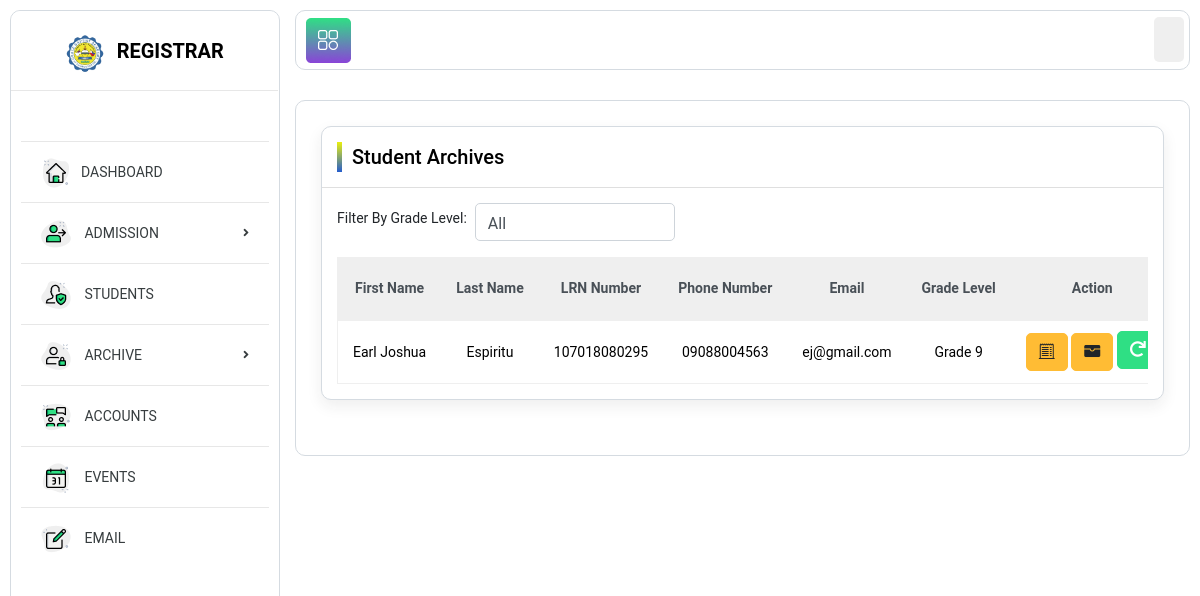
Screenshot of /tarchive_estudent.php with the database file from the repository.
### tables this page shows
CREATE TABLE `archive` (
  `id` int(11) NOT NULL,
  `student_id` varchar(255) NOT NULL,
  `firstname` varchar(255) NOT NULL,
  `lastname` varchar(255) NOT NULL,
  `middlename` varchar(255) NOT NULL,
  `LRN` varchar(255) NOT NULL,
  `birthday` date NOT NULL,
  `PSA` varchar(255) NOT NULL,
  `religion` varchar(255) NOT NULL,
  `gender` varchar(255) NOT NULL,
  `phonenumber` varchar(255) NOT NULL,
  `emailaddress` varchar(255) NOT NULL,
  `homeaddress` varchar(255) NOT NULL,
  `grade` varchar(255) NOT NULL,
  `fatherName` varchar(255) NOT NULL,
  `fatherNumber` varchar(255) NOT NULL,
  `motherName` varchar(255) NOT NULL,
  `motherNumber` varchar(255) NOT NULL,
  `currentdate` date NOT NULL
);

### tarchive_estudent.php (the view, shortened to what this page needs)
<?php
include 'dbconnection.php';
?>
<!DOCTYPE html>
<html lang="en">
<head>
<link rel="stylesheet" href="https://cdn.jsdelivr.net/npm/bootstrap-icons@1.11.3/font/bootstrap-icons.min.css">
<link href="https://cdn.jsdelivr.net/npm/bootstrap@5.3.3/dist/css/bootstrap.min.css" rel="stylesheet">
<link rel="stylesheet" href="https://cdn.datatables.net/2.1.8/css/dataTables.dataTables.css">
<link rel="stylesheet" href="https://cdn.datatables.net/buttons/3.2.0/css/buttons.dataTables.css">
<link href="../../../../css?family=Roboto:300,400,500,700,900" rel="stylesheet">
<link rel="stylesheet" href="assets/css/bootstrap.min.css">
<link rel="stylesheet" href="assets/plugins/fontawesome/css/all.min.css">
<link rel="stylesheet" href="assets/plugins/fontawesome/css/fontawesome.min.css">
<link rel="stylesheet" href="assets/css/fullcalendar.min.css">
<link rel="stylesheet" href="assets/css/dataTables.bootstrap4.min.css">
<link rel="stylesheet" href="assets/plugins/morris/morris.css">
<link rel="stylesheet" href="assets/css/style.css">
</head>
<body>
<div class="main-wrapper">
<div class="header-outer">
<div class="header">
<a id="toggle_btn" class="float-left" href="javascript:void(0);">
<img src="assets/img/sidebar/icon-21.png" alt="">
</a>
<ul class="nav user-menu float-right">
 <li class="nav-item dropdown has-arrow">
<a href="#" class=" nav-link user-link" data-toggle="dropdown">
</a>
</li>
</ul>
</div>
</div>
<div class="sidebar" id="sidebar">
<div class="sidebar-inner slimscroll">
<div id="sidebar-menu" class="sidebar-menu">
<div class="header-left">
<a href="#" class="logo">
<img src="img/logo1.png" width="40" height="40" alt="" class="">
<span class="text-uppercase ms-2 mt-5">Registrar</span>
</a>
</div>
<ul class="sidebar-ul">
<li class="menu-title"></li>
<li class="">
<a href="admin.php"><img src="assets/img/sidebar/icon-1.png" alt="icon"><span>Dashboard</span></a>
</li>
<li class="submenu">
  <a href="javascript:void(0);"><img src="assets/img/sidebar/icon-2.png" alt="icon"> <span> Admission</span> <span class="menu-arrow"></span></a>
</li>
<li class="">
  <a href="tstudent.php"><img src="assets/img/sidebar/icon-10.png" alt="icon"> <span> Students</span> <span class=""></span></a>
</li>
<li class="submenu">
  <a href="#"><img src="assets/img/sidebar/icon-3.png" alt="icon"><span> Archive </span> <span class="menu-arrow"></span></a>
</li>
<li class="">
  <a href="account_table.php"><img src="assets/img/sidebar/icon-4.png" alt="icon"> <span>Accounts</span> <span class=""></span></a>
</li>
<li class="">
  <a href="events.php"><img src="assets/img/sidebar/icon-6.png" alt="icon"> <span>Events</span> <span class=""></span></a>
</li>
<li class="">
  <a href="email.php"><img src="assets/img/sidebar/icon-17.png" alt="icon"> <span>Email</span> <span class=""></span></a>
</li>
</ul>
</div>
</div>
</div>
<div class="page-wrapper">
<div class="content container-fluid">
<div class="page-header">
<div class="row">
<div class="col-12">
<div class="card">
<div class="card-header">
<div class="row align-items-center">
<div class="col-sm-6">
<div class="page-title">
Student Archives
</div>
</div>
</div>
</div>
<div class="card-body">
    <div class="row">
        <div class="col-lg-12 col-md-12 col-sm-12 col-12">
    <div class="d-flex align-items-center mb-3">
        <label for="gradeFilter" class="me-2">Filter By Grade Level:</label>
        <select id="gradeFilter" class="form-control" style="width: 200px;">
            <option value="">All</option>
        </select>
    </div>
            <div class="table-responsive">
                <table id="earchiveTable" class="table custom-table">
                    <thead class="thead-light">
                        <tr>
                            <th class="text-center">First Name</th>
                            <th class="text-center">Last Name</th>
                            <th class="text-center">LRN Number</th>
                            <th class="text-center">Phone Number</th>
                            <th class="text-center">Email</th>
                            <th class="text-center">Grade Level</th>
                            <th class="text-center">Action</th>
                        </tr>
                    </thead>
                    <tbody>
                        <?php
                        $query3 = "SELECT * FROM archive";
                        $statement3 = $conn->prepare($query3);
                        $statement3->execute();
                        $result3 = $statement3->fetchAll();
                        if ($result3) {
                            foreach ($result3 as $row3) {
                        ?>
                                <tr>
                                    <td class="text-center"><?= $row3['firstname']; ?></td>
                                    <td class="text-center"><?= $row3['lastname']; ?></td>
                                    <td class="text-center"><?= $row3['LRN']; ?></td>
                                    <td class="text-center"><?= $row3['phonenumber']; ?></td>
                                    <td class="text-center"><?= $row3['emailaddress']; ?></td>
                                    <td class="text-center"><?= $row3['grade']; ?></td>
                                    <td class="text-center">
                                        <form action="process.php" method="POST">
                                            <button type="button" class="btn btn-warning" data-bs-toggle="modal" data-bs-target="#exampleModal<?= $row3['id']; ?>">
                                                <i class="bi bi-receipt-cutoff"></i>
                                            </button>
                                            <button type="button" class="btn btn-warning" data-bs-toggle="modal" data-bs-target="#payment<?= $row3['id']; ?>">
                                                <i class="bi bi-wallet-fill"></i>
                                            </button>
                                            <button type="submit" class="btn btn-primary btn mb-1" onclick="return confirm('Are you sure you want to recover this data?');" name="return" value="<?= $row3['id'] ?>">
                                                <i class="fa fa-redo"></i>
                                            </button>
                                        </form>
                                    </td>
                                </tr>
                        <?php
                            }
                        } else {
                        ?>
                            <tr>
                                <td colspan="7">No Record Found</td>
                            </tr>
                        <?php
                        }
                        ?>
                    </tbody>
                </table>
            </div>
        </div>
    </div>
</div>
</div>
</div>
</div>
</div>
</div>
</div>
</body>
</html>

### rows the page displays
archive: firstname "Earl Joshua", lastname "Espiritu", LRN "107018080295", phonenumber "09088004563", emailaddress "ej@gmail.com", grade "Grade 9", $row3['id'] 1 (drawn)
